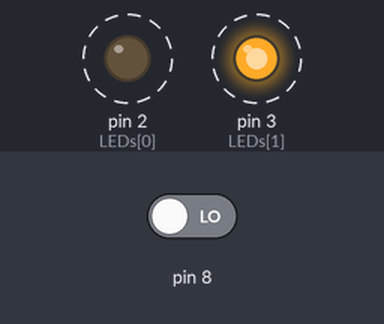
Recording of a sketch running on a simulated Arduino Uno, built with avr-gcc and run on an emulated ATmega328P. Parts: output pins drawn as LEDs (lit = HIGH). Dashed ring = blinking. Inputs (shaded band) come from the test bench; at power-on: pin 8 LOW. What the sketch prints to the serial monitor is not drawn.

Above: at 1.3 s.
1.4 s: pin 8 driven HIGH
Timing chart, 0 to 9.5 s (numbered marks = the images above; inputs shaded):
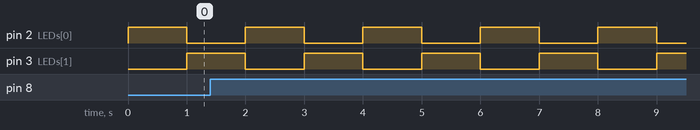

Measured:
- by itself, pin 2 (LEDs[0]), pin 3 (LEDs[1]): alternates HIGH for 1.0 s and LOW for 1.0 s

The sketch:

HC-SR501_sensor.ino
```cpp
const int LEDs[] = {2,3};
int j = 0;
int pirState = LOW;
int val = 0;

void setup() {

pinMode(8, INPUT);
Serial.begin(9600);
pinMode(2, OUTPUT);
pinMode(3, OUTPUT);
cli();
TCCR1A = 0;
TCCR1B = 0;
TCNT1 = 0;
OCR1A = 15625;
TCCR1B |= (1 << WGM12);
TCCR1B |= (1 << CS12) | (1 << CS10);
TIMSK1 |= (1 << OCIE1A);
sei();
}
ISR(TIMER1_COMPA_vect)
{
for(int i=0; i<2; i++){
digitalWrite(LEDs[i],LOW);
}
digitalWrite(LEDs[j],HIGH);
j ++;
if(j > 1)
j = 0;
}
void loop() {

val = digitalRead(8);
Serial.println("checking...");
delay(250);
if (val == HIGH)
{
if (pirState == LOW)
{
Serial.println("MOTION DETECTED!");
pirState = HIGH;
}
}
else
{
if (pirState == HIGH)
{
pirState = LOW;
}
}
}
```
